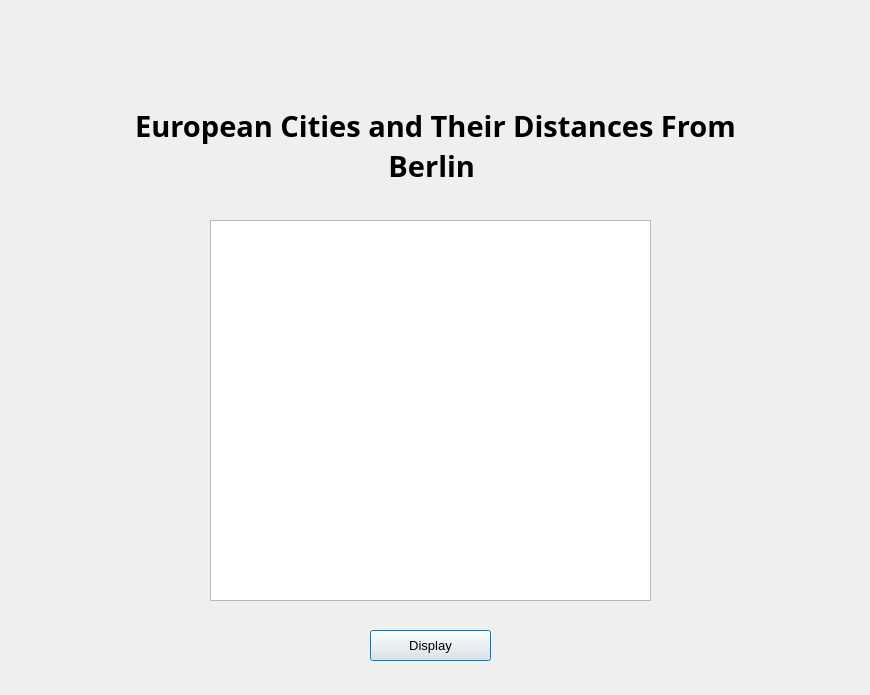
<?xml version="1.0" encoding="UTF-8"?>
<ui version="4.0">
 <class>display</class>
 <widget class="QDialog" name="display">
  <property name="geometry">
   <rect>
    <x>0</x>
    <y>0</y>
    <width>870</width>
    <height>695</height>
   </rect>
  </property>
  <property name="windowTitle">
   <string>Dialog</string>
  </property>
  <widget class="QTableView" name="tableView">
   <property name="geometry">
    <rect>
     <x>210</x>
     <y>220</y>
     <width>441</width>
     <height>381</height>
    </rect>
   </property>
  </widget>
  <widget class="QLabel" name="label">
   <property name="geometry">
    <rect>
     <x>120</x>
     <y>70</y>
     <width>631</width>
     <height>151</height>
    </rect>
   </property>
   <property name="font">
    <font>
     <family>Arial Black</family>
     <pointsize>22</pointsize>
     <weight>75</weight>
     <bold>true</bold>
    </font>
   </property>
   <property name="autoFillBackground">
    <bool>false</bool>
   </property>
   <property name="text">
    <string>European Cities and Their Distances From Berlin </string>
   </property>
   <property name="textFormat">
    <enum>Qt::AutoText</enum>
   </property>
   <property name="alignment">
    <set>Qt::AlignCenter</set>
   </property>
   <property name="wordWrap">
    <bool>true</bool>
   </property>
  </widget>
  <widget class="QPushButton" name="pushButton">
   <property name="geometry">
    <rect>
     <x>370</x>
     <y>630</y>
     <width>121</width>
     <height>31</height>
    </rect>
   </property>
   <property name="font">
    <font>
     <pointsize>10</pointsize>
    </font>
   </property>
   <property name="text">
    <string>Display</string>
   </property>
  </widget>
 </widget>
 <resources/>
 <connections/>
</ui>
